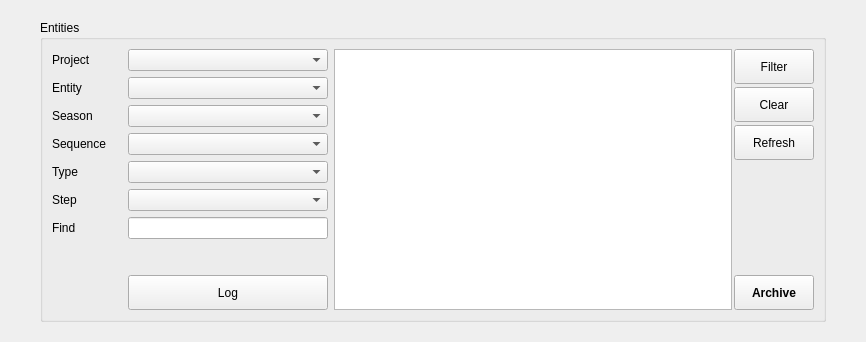
<?xml version="1.0" encoding="UTF-8"?>
<ui version="4.0">
 <class>Form</class>
 <widget class="QWidget" name="Form">
  <property name="geometry">
   <rect>
    <x>0</x>
    <y>0</y>
    <width>866</width>
    <height>342</height>
   </rect>
  </property>
  <property name="minimumSize">
   <size>
    <width>784</width>
    <height>322</height>
   </size>
  </property>
  <property name="windowTitle">
   <string>Archive</string>
  </property>
  <layout class="QVBoxLayout" name="verticalLayout_2" stretch="1">
   <property name="leftMargin">
    <number>40</number>
   </property>
   <property name="topMargin">
    <number>20</number>
   </property>
   <property name="rightMargin">
    <number>40</number>
   </property>
   <property name="bottomMargin">
    <number>20</number>
   </property>
   <item>
    <widget class="QGroupBox" name="groupBox">
     <property name="title">
      <string>Entities</string>
     </property>
     <layout class="QGridLayout" name="gridLayout">
      <item row="6" column="0">
       <widget class="QLabel" name="find_lbl">
        <property name="minimumSize">
         <size>
          <width>70</width>
          <height>0</height>
         </size>
        </property>
        <property name="maximumSize">
         <size>
          <width>0</width>
          <height>15</height>
         </size>
        </property>
        <property name="font">
         <font>
          <weight>50</weight>
          <bold>false</bold>
         </font>
        </property>
        <property name="text">
         <string>Find</string>
        </property>
        <property name="alignment">
         <set>Qt::AlignBottom|Qt::AlignLeading|Qt::AlignLeft</set>
        </property>
       </widget>
      </item>
      <item row="0" column="3" rowspan="10">
       <layout class="QVBoxLayout" name="verticalLayout">
        <property name="spacing">
         <number>3</number>
        </property>
        <item>
         <widget class="QPushButton" name="select_btn">
          <property name="minimumSize">
           <size>
            <width>0</width>
            <height>35</height>
           </size>
          </property>
          <property name="maximumSize">
           <size>
            <width>100</width>
            <height>50</height>
           </size>
          </property>
          <property name="text">
           <string>Filter</string>
          </property>
          <property name="flat">
           <bool>false</bool>
          </property>
         </widget>
        </item>
        <item>
         <widget class="QPushButton" name="clear_btn">
          <property name="minimumSize">
           <size>
            <width>0</width>
            <height>35</height>
           </size>
          </property>
          <property name="maximumSize">
           <size>
            <width>100</width>
            <height>50</height>
           </size>
          </property>
          <property name="text">
           <string>Clear</string>
          </property>
          <property name="flat">
           <bool>false</bool>
          </property>
         </widget>
        </item>
        <item>
         <widget class="QPushButton" name="refresh_btn">
          <property name="minimumSize">
           <size>
            <width>0</width>
            <height>35</height>
           </size>
          </property>
          <property name="maximumSize">
           <size>
            <width>100</width>
            <height>50</height>
           </size>
          </property>
          <property name="text">
           <string>Refresh</string>
          </property>
          <property name="flat">
           <bool>false</bool>
          </property>
         </widget>
        </item>
        <item>
         <spacer name="verticalSpacer">
          <property name="orientation">
           <enum>Qt::Vertical</enum>
          </property>
          <property name="sizeHint" stdset="0">
           <size>
            <width>20</width>
            <height>40</height>
           </size>
          </property>
         </spacer>
        </item>
        <item>
         <widget class="QPushButton" name="arch_btn">
          <property name="sizePolicy">
           <sizepolicy hsizetype="MinimumExpanding" vsizetype="Minimum">
            <horstretch>0</horstretch>
            <verstretch>0</verstretch>
           </sizepolicy>
          </property>
          <property name="minimumSize">
           <size>
            <width>0</width>
            <height>35</height>
           </size>
          </property>
          <property name="maximumSize">
           <size>
            <width>100</width>
            <height>40</height>
           </size>
          </property>
          <property name="sizeIncrement">
           <size>
            <width>0</width>
            <height>0</height>
           </size>
          </property>
          <property name="font">
           <font>
            <weight>75</weight>
            <bold>true</bold>
           </font>
          </property>
          <property name="text">
           <string>Archive</string>
          </property>
         </widget>
        </item>
       </layout>
      </item>
      <item row="6" column="1">
       <widget class="QLineEdit" name="find_le">
        <property name="sizePolicy">
         <sizepolicy hsizetype="Preferred" vsizetype="Fixed">
          <horstretch>0</horstretch>
          <verstretch>0</verstretch>
         </sizepolicy>
        </property>
       </widget>
      </item>
      <item row="2" column="1">
       <widget class="QComboBox" name="season_cbx"/>
      </item>
      <item row="0" column="1">
       <widget class="QComboBox" name="project_cbx">
        <property name="sizePolicy">
         <sizepolicy hsizetype="Expanding" vsizetype="Fixed">
          <horstretch>0</horstretch>
          <verstretch>0</verstretch>
         </sizepolicy>
        </property>
        <property name="minimumSize">
         <size>
          <width>200</width>
          <height>0</height>
         </size>
        </property>
       </widget>
      </item>
      <item row="3" column="0">
       <widget class="QLabel" name="sequence_lbl">
        <property name="minimumSize">
         <size>
          <width>70</width>
          <height>0</height>
         </size>
        </property>
        <property name="maximumSize">
         <size>
          <width>0</width>
          <height>15</height>
         </size>
        </property>
        <property name="font">
         <font>
          <weight>50</weight>
          <bold>false</bold>
         </font>
        </property>
        <property name="text">
         <string>Sequence</string>
        </property>
        <property name="alignment">
         <set>Qt::AlignBottom|Qt::AlignLeading|Qt::AlignLeft</set>
        </property>
       </widget>
      </item>
      <item row="2" column="0">
       <widget class="QLabel" name="season_lb">
        <property name="minimumSize">
         <size>
          <width>70</width>
          <height>0</height>
         </size>
        </property>
        <property name="maximumSize">
         <size>
          <width>0</width>
          <height>15</height>
         </size>
        </property>
        <property name="font">
         <font>
          <weight>50</weight>
          <bold>false</bold>
         </font>
        </property>
        <property name="text">
         <string>Season</string>
        </property>
        <property name="alignment">
         <set>Qt::AlignBottom|Qt::AlignLeading|Qt::AlignLeft</set>
        </property>
       </widget>
      </item>
      <item row="1" column="0">
       <widget class="QLabel" name="entity_lbl">
        <property name="sizePolicy">
         <sizepolicy hsizetype="Preferred" vsizetype="Minimum">
          <horstretch>0</horstretch>
          <verstretch>0</verstretch>
         </sizepolicy>
        </property>
        <property name="minimumSize">
         <size>
          <width>70</width>
          <height>0</height>
         </size>
        </property>
        <property name="maximumSize">
         <size>
          <width>0</width>
          <height>15</height>
         </size>
        </property>
        <property name="font">
         <font>
          <weight>50</weight>
          <bold>false</bold>
         </font>
        </property>
        <property name="text">
         <string>Entity</string>
        </property>
        <property name="alignment">
         <set>Qt::AlignBottom|Qt::AlignLeading|Qt::AlignLeft</set>
        </property>
       </widget>
      </item>
      <item row="3" column="1">
       <widget class="QComboBox" name="step_cbx"/>
      </item>
      <item row="0" column="2" rowspan="10">
       <widget class="QListWidget" name="shot_lst">
        <property name="minimumSize">
         <size>
          <width>398</width>
          <height>0</height>
         </size>
        </property>
       </widget>
      </item>
      <item row="0" column="0">
       <widget class="QLabel" name="project_lbl">
        <property name="sizePolicy">
         <sizepolicy hsizetype="Preferred" vsizetype="Minimum">
          <horstretch>0</horstretch>
          <verstretch>0</verstretch>
         </sizepolicy>
        </property>
        <property name="minimumSize">
         <size>
          <width>70</width>
          <height>0</height>
         </size>
        </property>
        <property name="maximumSize">
         <size>
          <width>0</width>
          <height>15</height>
         </size>
        </property>
        <property name="font">
         <font>
          <weight>50</weight>
          <bold>false</bold>
         </font>
        </property>
        <property name="text">
         <string>Project</string>
        </property>
        <property name="alignment">
         <set>Qt::AlignBottom|Qt::AlignLeading|Qt::AlignLeft</set>
        </property>
       </widget>
      </item>
      <item row="1" column="1">
       <widget class="QComboBox" name="entity_cbx">
        <property name="sizePolicy">
         <sizepolicy hsizetype="Expanding" vsizetype="Fixed">
          <horstretch>0</horstretch>
          <verstretch>0</verstretch>
         </sizepolicy>
        </property>
        <property name="minimumSize">
         <size>
          <width>200</width>
          <height>0</height>
         </size>
        </property>
       </widget>
      </item>
      <item row="5" column="1">
       <widget class="QComboBox" name="sequence_cbx"/>
      </item>
      <item row="4" column="1">
       <widget class="QComboBox" name="ast_type_cbx">
        <property name="minimumSize">
         <size>
          <width>100</width>
          <height>0</height>
         </size>
        </property>
       </widget>
      </item>
      <item row="4" column="0">
       <widget class="QLabel" name="ast_type_lb">
        <property name="minimumSize">
         <size>
          <width>70</width>
          <height>0</height>
         </size>
        </property>
        <property name="maximumSize">
         <size>
          <width>0</width>
          <height>15</height>
         </size>
        </property>
        <property name="font">
         <font>
          <weight>50</weight>
          <bold>false</bold>
         </font>
        </property>
        <property name="text">
         <string>Type</string>
        </property>
        <property name="alignment">
         <set>Qt::AlignBottom|Qt::AlignLeading|Qt::AlignLeft</set>
        </property>
       </widget>
      </item>
      <item row="5" column="0">
       <widget class="QLabel" name="step_lbl">
        <property name="minimumSize">
         <size>
          <width>70</width>
          <height>0</height>
         </size>
        </property>
        <property name="maximumSize">
         <size>
          <width>0</width>
          <height>15</height>
         </size>
        </property>
        <property name="font">
         <font>
          <weight>50</weight>
          <bold>false</bold>
         </font>
        </property>
        <property name="text">
         <string>Step</string>
        </property>
        <property name="alignment">
         <set>Qt::AlignBottom|Qt::AlignLeading|Qt::AlignLeft</set>
        </property>
       </widget>
      </item>
      <item row="9" column="1">
       <widget class="QPushButton" name="log_btn">
        <property name="minimumSize">
         <size>
          <width>0</width>
          <height>35</height>
         </size>
        </property>
        <property name="maximumSize">
         <size>
          <width>300</width>
          <height>50</height>
         </size>
        </property>
        <property name="text">
         <string>Log</string>
        </property>
       </widget>
      </item>
     </layout>
    </widget>
   </item>
  </layout>
 </widget>
 <resources/>
 <connections/>
</ui>
